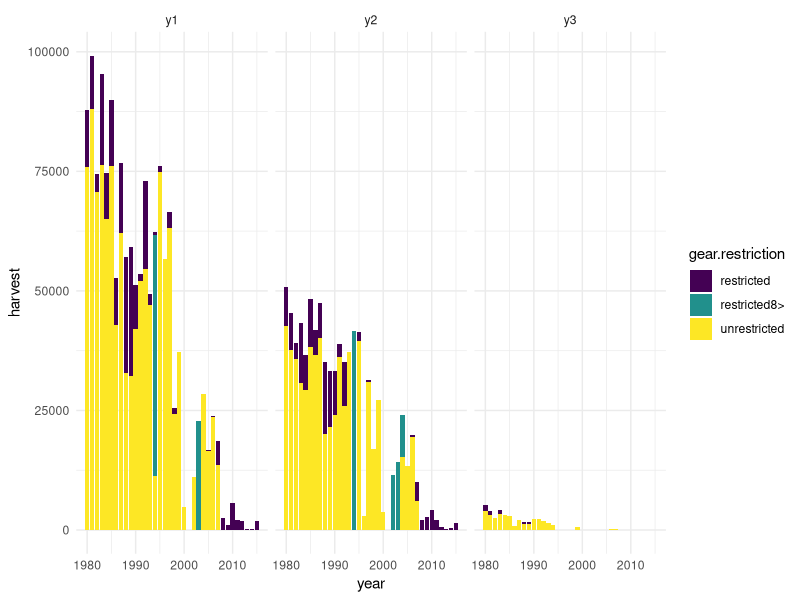
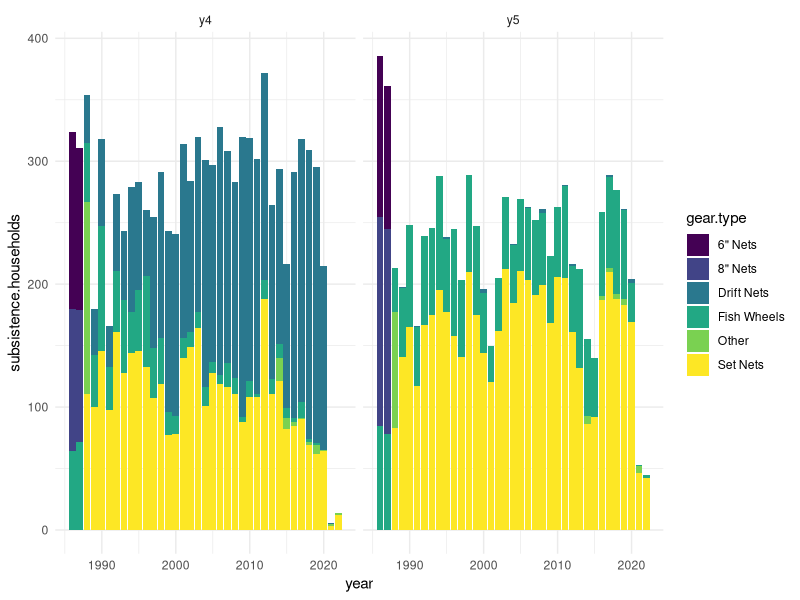

Here is the R script that generated these plots, in order:
## ---- chunk 1
knitr::opts_chunk$set(echo = FALSE)
library(tidyverse)
library(here)

har_data <- read.csv(here("data/harvest/yukon-chinook-fishery-history.csv")) |>
  mutate(harvest = as.numeric(harvest))

commercial_harvest <- filter(har_data, fishery == "commercial")

subsistence_harvest <- filter(har_data, fishery == "subsistence")
## ---- chunk 2
ggplot(commercial_harvest, aes(x = year,y = harvest, fill = gear.restriction)) +
  geom_bar(position = "stack", stat = "identity") +
  facet_wrap(~river.section) +
  theme_minimal() +
  scale_fill_viridis_d()
## ---- chunk 3
ggplot(subsistence_harvest, aes(x = year,y = subsistence.households, fill = gear.type)) +
  geom_bar(position = "stack", stat = "identity") +
  facet_wrap(~river.section) +
  theme_minimal() +
  scale_fill_viridis_d()
